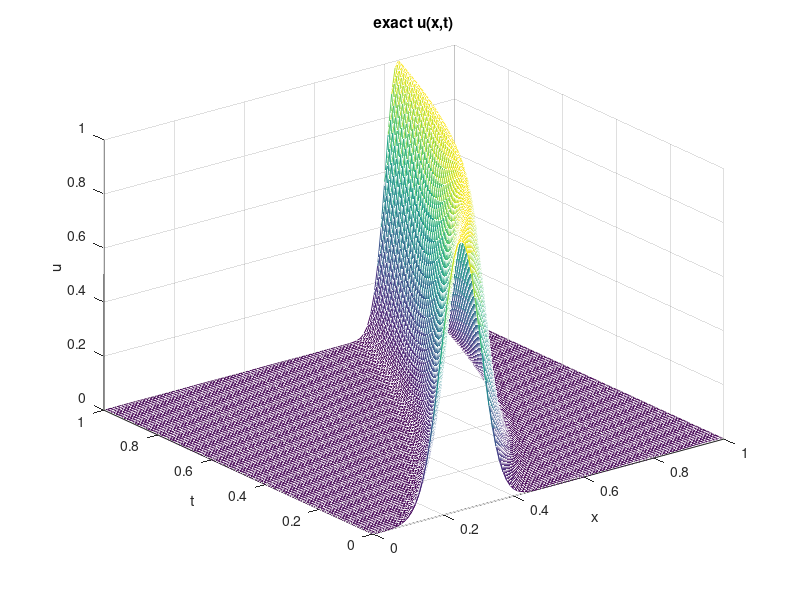

MATLAB code for this plot:
% ADVECTEXACTSURF  Show surface for exact solution for Figure 4.8 in
% Morton & Mayers.

a = @(x,t) (1 + x.^2) ./ (1 + 2*x.*t + 2*x.^2 + x.^4);

% space-time grid
tf = 1.0;
N  = 100;
L  = 1.0;
J  = 100;
dx = L / J;
x  = 0:dx:L;
dt = tf / N;
t  = 0:dt:tf;

% functions
uinitial = @(x) exp(-10 * (4 * x - 1).^2);
xstar    = @(x,t) x - t ./ (1 + x.^2);

% plot exact solution as mesh
[xx,tt] = meshgrid(x,t);
uexact   = zeros(size(xx));            % already correct above t=x(1+x^2)
low      = (tt < xx .* (1 + xx.^2));   % boolean array for formulas
xs       = xstar(xx,tt);
uexact(low) = uinitial(xs(low));
figure(1),  mesh(x,t,uexact),   title('exact u(x,t)')
xlabel x,  ylabel t,  zlabel u
